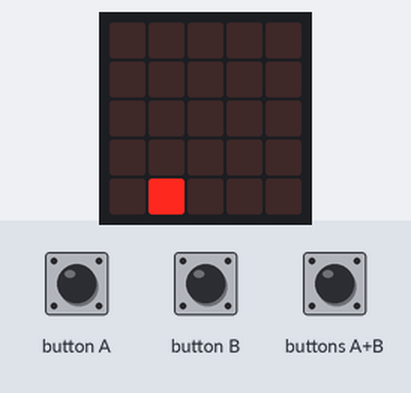
The program below on a simulated BBC micro:bit (MakeCode). Parts: the board's 5×5 LED display. The test bench sets the inputs (shaded band). Random numbers come from a fixed seed; the run ends where the board's game-over animation would start. At 4.9 s the program stops and its outputs stay as they are.

Above: at 1.6 s.
1.7 s: buttons A+B pressed for 0.15 s
At 2.22 s:
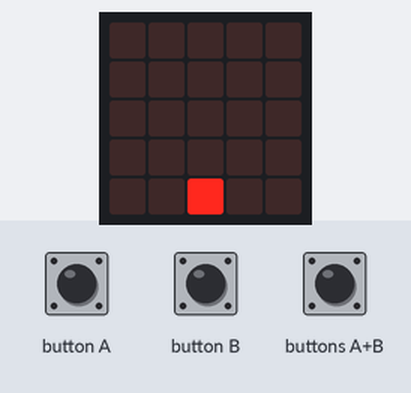
2.4 s: button B pressed for 0.15 s
At 2.9 s:
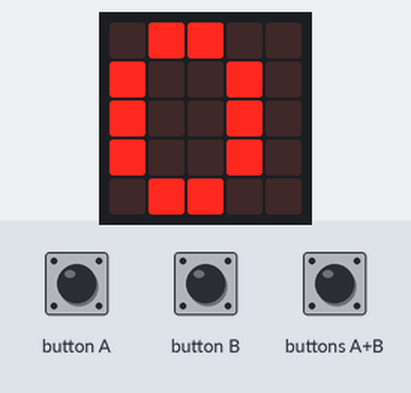
3.1 s: buttons A+B pressed for 1 s
At 4.55 s:
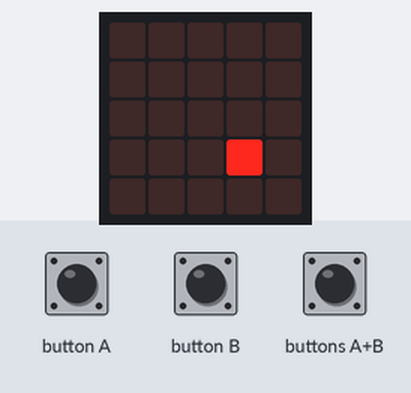
4.7 s: button A pressed for 0.15 s
Timing chart, 0 to 6.4 s (numbered marks = the images above; inputs shaded):
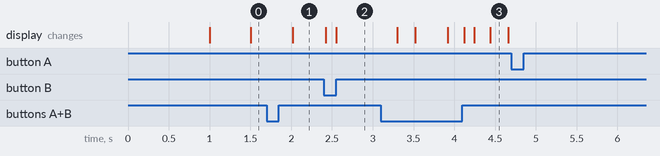

The program:

main.ts
```typescript
input.onButtonPressed(Button.A, function () {
    if (sprite.get(LedSpriteProperty.X) == 2) {
        game.addScore(1)
    } else {
        game.gameOver()
    }
})
input.onButtonPressed(Button.AB, function () {
    level += 1
    if (level == 1) {
        ms = 500
    } else if (level == 2) {
        ms = 200
    } else {
        ms = 100
    }
})
input.onButtonPressed(Button.B, function () {
    basic.showNumber(game.score())
})
let ms = 0
let level = 0
let sprite: game.LedSprite = null
sprite = game.createSprite(2, 2)
game.setScore(0)
level = 1
ms = 500
basic.forever(function () {
    sprite.move(1)
    basic.pause(ms)
    sprite.ifOnEdgeBounce()
    basic.pause(ms)
    sprite.set(LedSpriteProperty.X, randint(0, 4))
    basic.pause(ms)
    sprite.set(LedSpriteProperty.Y, randint(0, 4))
    sprite.ifOnEdgeBounce()
    basic.pause(ms)
})
```

test.ts
```typescript
// Hier kann man Tests durchführen; diese Datei wird nicht kompiliert, wenn dieses Paket als Erweiterung verwendet wird.
```

Measured:
- after the input at 4.7 s, every drawn part: stays the same
